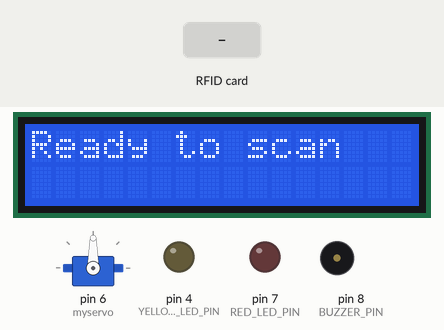
This sketch was run on a simulated Arduino Uno, built with avr-gcc and run on an emulated ATmega328P. On the bench: servo, 16×2 character LCD, output pins drawn as LEDs (lit = HIGH), buzzer (waves = sounding). The test bench sets the inputs (shaded band). Pins used as bus, display or sensor lines are not drawn.

Above: at 1.3 s.
1.4 s: RFID card 13 AD 68 FA held to the reader
At 2.8 s:
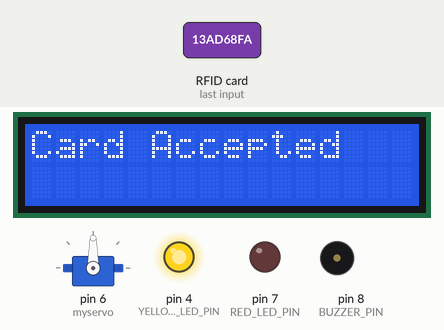
At 4.2 s:
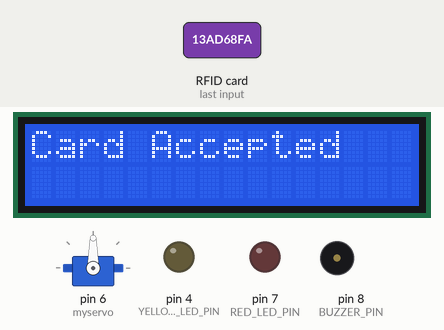
Timing chart, 0 to 9.9 s (numbered marks = the images above; inputs shaded):
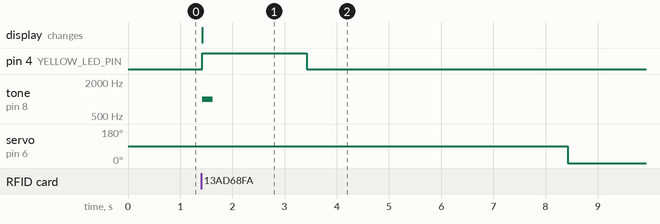

Measured:
- after the input at 1.4 s, pin 4 (YELLOW_LED_PIN): LOW → HIGH at once, → LOW 2.0 s later; tone on pin 8 (BUZZER_PIN): silent → 1000 Hz at once, → silent 0.20 s later; servo on pin 6 (myservo): 90° → 0° after 7.0 s; the display: changes at once (image 1)

The sketch:

SCAN_RFID2.ino
```cpp
#include <SPI.h>
#include <MFRC522.h>
#include <Servo.h>
#include <Wire.h>
#include <LiquidCrystal_I2C.h>

#define RST_PIN 9
#define NSS_PIN 10
#define RED_LED_PIN 7
#define YELLOW_LED_PIN 4

#define BUZZER_PIN 8
MFRC522 mfrc522(NSS_PIN, RST_PIN);
Servo myservo;

LiquidCrystal_I2C lcd(0x27, 16, 2);

int servoState = 0;
String allowedCardID = "13ad68fa";

void setup() {
  SPI.begin();
  mfrc522.PCD_Init();
  myservo.attach(6);
  pinMode(BUZZER_PIN, OUTPUT);


  pinMode(RED_LED_PIN, OUTPUT);
  pinMode(YELLOW_LED_PIN, OUTPUT);

  lcd.begin(16, 2);
  lcd.backlight();
  lcd.setCursor(0, 0);
  lcd.print("Ready to scan");
}

void loop() {
  if (mfrc522.PICC_IsNewCardPresent()) {
    if (mfrc522.PICC_ReadCardSerial()) {
      String cardID = "";

      for (byte i = 0; i < mfrc522.uid.size; i++) {
        cardID += String(mfrc522.uid.uidByte[i], HEX);
      }

      lcd.clear();
      lcd.setCursor(0, 0);

      if (cardID == allowedCardID) {
        lcd.print("Card Accepted");

        tone(BUZZER_PIN, 1000, 200);


        digitalWrite(YELLOW_LED_PIN, HIGH);
        delay(2000);
        digitalWrite(YELLOW_LED_PIN, LOW);

        if (servoState == 0) {
          myservo.write(90);
          servoState = 1;

          delay(5000);

          myservo.write(0);
          servoState = 0;
        }

        delay(2000);
      } else {
        lcd.print("Access Denied");
        tone(BUZZER_PIN, 500, 2000);

        digitalWrite(RED_LED_PIN, HIGH);
        delay(5000);
        digitalWrite(RED_LED_PIN, LOW);

        delay(2000);
      }


      lcd.clear();
      lcd.setCursor(0, 0);
      lcd.print("Ready to scan");

      mfrc522.PICC_HaltA();
    }
  }
}
```
